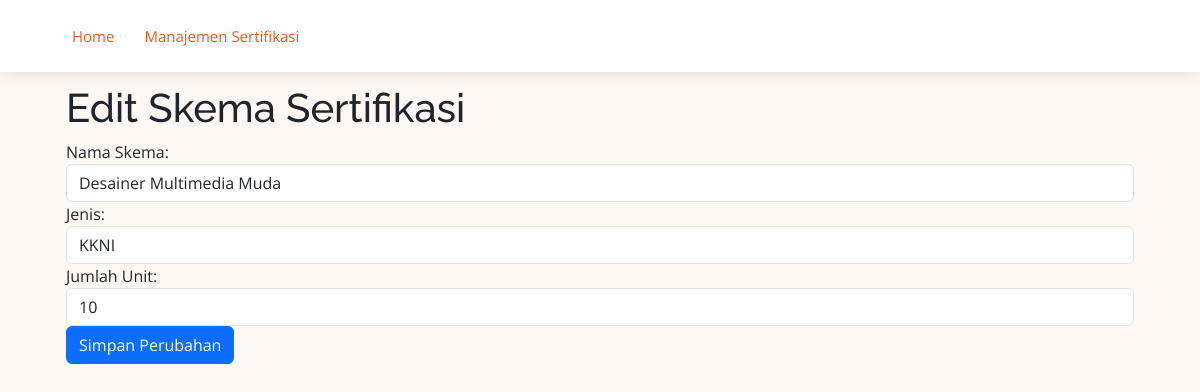
Screenshot of /edit_skema.php?kd_skema=SKM-003 with the database file from the repository.
### tables this page shows
CREATE TABLE `skema` (
  `kd_skema` varchar(10) NOT NULL,
  `nm_skema` varchar(255) DEFAULT NULL,
  `jenis` varchar(50) DEFAULT NULL,
  `jml_unit` int(11) DEFAULT NULL
);

### edit_skema.php (the view, shortened to what this page needs)
<?php
include 'koneksi.php';
$skema = [];
if (isset($_GET['kd_skema'])) {
    $kd_skema = $_GET['kd_skema'];
    $query = "SELECT * FROM skema WHERE kd_skema = '$kd_skema'";
    $result = mysqli_query($koneksi, $query);
    if (mysqli_num_rows($result) > 0) {
        $skema = mysqli_fetch_assoc($result);
    } else {
        echo "Skema tidak ditemukan.";
        exit;
    }
} else {
    echo "Parameter kd_skema tidak diberikan.";
    exit;
}
?>
<!DOCTYPE html>
<html lang="en">
<head>
    <link href="assets/vendor/aos/aos.css" rel="stylesheet">
    <link href="assets/vendor/bootstrap/css/bootstrap.min.css" rel="stylesheet">
    <link href="assets/vendor/bootstrap-icons/bootstrap-icons.css" rel="stylesheet">
    <link href="assets/vendor/boxicons/css/boxicons.min.css" rel="stylesheet">
    <link href="assets/vendor/glightbox/css/glightbox.min.css" rel="stylesheet">
    <link href="assets/vendor/swiper/swiper-bundle.min.css" rel="stylesheet">
    <link href="assets/css/style.css" rel="stylesheet">
</head>
<body style="background-color: #fef8f5">
    <header id="header" class="fixed-top d-flex align-items-center">
        <div class="container d-flex align-items-center justify-content-between">
            <nav id="navbar" class="navbar">
                <ul>
                    <li><a class="nav-link scrollto active" href="index.php">Home</a></li>
                    <li><a class="nav-link scrollto active" href="skema.php">Manajemen Sertifikasi</a></li>
                </ul>
            </nav>
        </div>
    </header>
    <section>
        <div class="container mt-6">
            <div class="container py-lg-4 py-2">
                <div class="container">
                    <h1>Edit Skema Sertifikasi</h1>
                    <form action="" method="post">
                        <div class="form-group">
                            <label for="nm_skema">Nama Skema:</label>
                            <input type="text" class="form-control" name="nm_skema" id="nm_skema"
                                value="<?php echo $skema['nm_skema']; ?>" required>
                        </div>
                        <div class="form-group">
                            <label for="jenis">Jenis:</label>
                            <input type="text" class="form-control" name="jenis" id="jenis"
                                value="<?php echo $skema['jenis']; ?>" required>
                        </div>
                        <div class="form-group">
                            <label for="jml_unit">Jumlah Unit:</label>
                            <input type="text" class="form-control" name="jml_unit" id="jml_unit"
                                value="<?php echo $skema['jml_unit']; ?>" required>
                        </div>
                        <button type="submit" class="btn btn-primary">Simpan Perubahan</button>
                    </form>
                </div>
            </div>
        </div>
</body>
</html>

### assets/css/style.css (style rules this page uses)
body { font-family: "Open Sans", sans-serif; color: #212529; }
a { color: #eb5d1e; text-decoration: none; }
h1, h2, h3, h4, h5, h6, .font-primary { font-family: "Raleway", sans-serif; }
#header { height: 72px; transition: all 0.5s; z-index: 997; transition: all 0.5s; background: #fff; box-shadow: 0px 2px 15px rgba(0, 0, 0, 0.1); }
.navbar { padding: 0; }
.navbar ul { margin: 0; padding: 0; display: flex; list-style: none; align-items: center; }
.navbar li { position: relative; }
.navbar a, .navbar a:focus { display: flex; align-items: center; justify-content: space-between; padding: 10px 0 10px 30px; font-size: 15px; color: #4e4039; white-space: nowrap; transition: 0.3s; }
.navbar a:hover, .navbar .active, .navbar .active:focus, .navbar li:hover>a { color: #eb5d1e; }
section { padding: 60px 0; overflow: hidden; }

### rows the page displays
skema: nm_skema "Desainer Multimedia Muda", jenis "KKNI", jml_unit "10"
